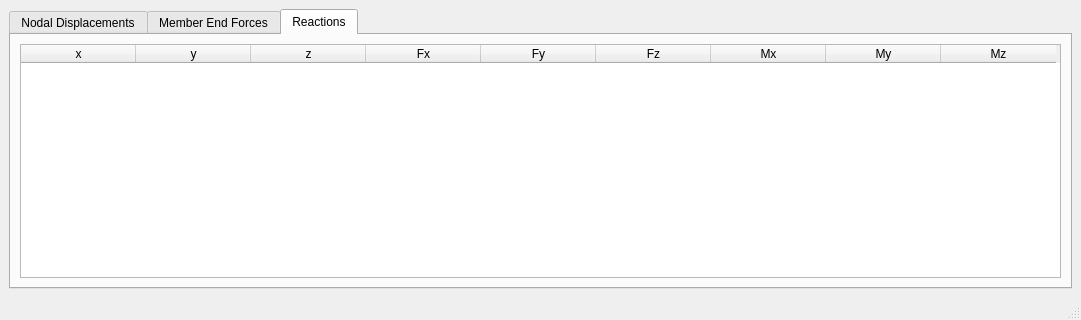
<?xml version="1.0" encoding="UTF-8"?>
<ui version="4.0">
 <class>MainWindow</class>
 <widget class="QMainWindow" name="MainWindow">
  <property name="geometry">
   <rect>
    <x>0</x>
    <y>0</y>
    <width>1081</width>
    <height>320</height>
   </rect>
  </property>
  <property name="windowTitle">
   <string>Results from Direct Stiffness Method</string>
  </property>
  <widget class="QWidget" name="centralwidget">
   <layout class="QGridLayout" name="gridLayout_4">
    <item row="0" column="0">
     <widget class="QTabWidget" name="tabWidget">
      <property name="currentIndex">
       <number>2</number>
      </property>
      <widget class="QWidget" name="responseTab">
       <attribute name="title">
        <string>Nodal Displacements</string>
       </attribute>
       <layout class="QGridLayout" name="gridLayout">
        <item row="0" column="0">
         <layout class="QHBoxLayout" name="horizontalLayout_2">
          <item>
           <widget class="QLabel" name="label">
            <property name="enabled">
             <bool>true</bool>
            </property>
            <property name="sizePolicy">
             <sizepolicy hsizetype="Preferred" vsizetype="Preferred">
              <horstretch>0</horstretch>
              <verstretch>0</verstretch>
             </sizepolicy>
            </property>
            <property name="minimumSize">
             <size>
              <width>0</width>
              <height>25</height>
             </size>
            </property>
            <property name="maximumSize">
             <size>
              <width>336</width>
              <height>25</height>
             </size>
            </property>
            <property name="font">
             <font>
              <pointsize>14</pointsize>
              <weight>50</weight>
              <italic>false</italic>
              <bold>false</bold>
             </font>
            </property>
            <property name="frameShape">
             <enum>QFrame::StyledPanel</enum>
            </property>
            <property name="frameShadow">
             <enum>QFrame::Raised</enum>
            </property>
            <property name="lineWidth">
             <number>5</number>
            </property>
            <property name="midLineWidth">
             <number>5</number>
            </property>
            <property name="text">
             <string>Node Coordinates</string>
            </property>
            <property name="alignment">
             <set>Qt::AlignCenter</set>
            </property>
            <property name="buddy">
             <cstring>displacementTable</cstring>
            </property>
           </widget>
          </item>
          <item>
           <widget class="QLabel" name="label_2">
            <property name="enabled">
             <bool>true</bool>
            </property>
            <property name="sizePolicy">
             <sizepolicy hsizetype="Preferred" vsizetype="Preferred">
              <horstretch>0</horstretch>
              <verstretch>0</verstretch>
             </sizepolicy>
            </property>
            <property name="minimumSize">
             <size>
              <width>0</width>
              <height>25</height>
             </size>
            </property>
            <property name="maximumSize">
             <size>
              <width>335</width>
              <height>25</height>
             </size>
            </property>
            <property name="font">
             <font>
              <pointsize>14</pointsize>
              <weight>50</weight>
              <italic>false</italic>
              <bold>false</bold>
             </font>
            </property>
            <property name="frameShape">
             <enum>QFrame::StyledPanel</enum>
            </property>
            <property name="frameShadow">
             <enum>QFrame::Raised</enum>
            </property>
            <property name="lineWidth">
             <number>5</number>
            </property>
            <property name="midLineWidth">
             <number>5</number>
            </property>
            <property name="text">
             <string>Translations</string>
            </property>
            <property name="alignment">
             <set>Qt::AlignCenter</set>
            </property>
            <property name="buddy">
             <cstring>displacementTable</cstring>
            </property>
           </widget>
          </item>
          <item>
           <widget class="QLabel" name="label_3">
            <property name="enabled">
             <bool>true</bool>
            </property>
            <property name="sizePolicy">
             <sizepolicy hsizetype="Preferred" vsizetype="Preferred">
              <horstretch>0</horstretch>
              <verstretch>0</verstretch>
             </sizepolicy>
            </property>
            <property name="minimumSize">
             <size>
              <width>0</width>
              <height>25</height>
             </size>
            </property>
            <property name="maximumSize">
             <size>
              <width>336</width>
              <height>25</height>
             </size>
            </property>
            <property name="font">
             <font>
              <pointsize>14</pointsize>
              <weight>50</weight>
              <italic>false</italic>
              <bold>false</bold>
             </font>
            </property>
            <property name="frameShape">
             <enum>QFrame::StyledPanel</enum>
            </property>
            <property name="frameShadow">
             <enum>QFrame::Raised</enum>
            </property>
            <property name="lineWidth">
             <number>5</number>
            </property>
            <property name="midLineWidth">
             <number>5</number>
            </property>
            <property name="text">
             <string>Rotations</string>
            </property>
            <property name="alignment">
             <set>Qt::AlignCenter</set>
            </property>
            <property name="buddy">
             <cstring>displacementTable</cstring>
            </property>
           </widget>
          </item>
         </layout>
        </item>
        <item row="1" column="0">
         <widget class="QTableWidget" name="displacementTable">
          <property name="sizePolicy">
           <sizepolicy hsizetype="Preferred" vsizetype="Preferred">
            <horstretch>2</horstretch>
            <verstretch>0</verstretch>
           </sizepolicy>
          </property>
          <property name="minimumSize">
           <size>
            <width>0</width>
            <height>0</height>
           </size>
          </property>
          <property name="font">
           <font>
            <weight>50</weight>
            <bold>false</bold>
           </font>
          </property>
          <property name="verticalScrollBarPolicy">
           <enum>Qt::ScrollBarAsNeeded</enum>
          </property>
          <property name="horizontalScrollBarPolicy">
           <enum>Qt::ScrollBarAlwaysOff</enum>
          </property>
          <property name="sizeAdjustPolicy">
           <enum>QAbstractScrollArea::AdjustToContents</enum>
          </property>
          <property name="editTriggers">
           <set>QAbstractItemView::NoEditTriggers</set>
          </property>
          <property name="tabKeyNavigation">
           <bool>true</bool>
          </property>
          <property name="showDropIndicator" stdset="0">
           <bool>false</bool>
          </property>
          <property name="dragDropOverwriteMode">
           <bool>false</bool>
          </property>
          <property name="alternatingRowColors">
           <bool>true</bool>
          </property>
          <property name="verticalScrollMode">
           <enum>QAbstractItemView::ScrollPerItem</enum>
          </property>
          <property name="gridStyle">
           <enum>Qt::SolidLine</enum>
          </property>
          <property name="sortingEnabled">
           <bool>true</bool>
          </property>
          <attribute name="horizontalHeaderCascadingSectionResizes">
           <bool>true</bool>
          </attribute>
          <attribute name="horizontalHeaderDefaultSectionSize">
           <number>115</number>
          </attribute>
          <attribute name="horizontalHeaderStretchLastSection">
           <bool>false</bool>
          </attribute>
          <column>
           <property name="text">
            <string>x</string>
           </property>
          </column>
          <column>
           <property name="text">
            <string>y</string>
           </property>
          </column>
          <column>
           <property name="text">
            <string>z</string>
           </property>
          </column>
          <column>
           <property name="text">
            <string>dx</string>
           </property>
          </column>
          <column>
           <property name="text">
            <string>dy</string>
           </property>
          </column>
          <column>
           <property name="text">
            <string>dz</string>
           </property>
          </column>
          <column>
           <property name="text">
            <string>rx</string>
           </property>
          </column>
          <column>
           <property name="text">
            <string>ry</string>
           </property>
          </column>
          <column>
           <property name="text">
            <string>rz</string>
           </property>
          </column>
         </widget>
        </item>
       </layout>
      </widget>
      <widget class="QWidget" name="actionsTab">
       <attribute name="title">
        <string>Member End Forces</string>
       </attribute>
       <layout class="QGridLayout" name="gridLayout_2">
        <item row="0" column="0">
         <layout class="QHBoxLayout" name="horizontalLayout_4">
          <item>
           <widget class="Line" name="line">
            <property name="minimumSize">
             <size>
              <width>101</width>
              <height>0</height>
             </size>
            </property>
            <property name="maximumSize">
             <size>
              <width>101</width>
              <height>3</height>
             </size>
            </property>
            <property name="orientation">
             <enum>Qt::Horizontal</enum>
            </property>
           </widget>
          </item>
          <item>
           <widget class="QLabel" name="label_7">
            <property name="minimumSize">
             <size>
              <width>299</width>
              <height>0</height>
             </size>
            </property>
            <property name="maximumSize">
             <size>
              <width>299</width>
              <height>25</height>
             </size>
            </property>
            <property name="font">
             <font>
              <pointsize>14</pointsize>
              <italic>false</italic>
             </font>
            </property>
            <property name="frameShape">
             <enum>QFrame::StyledPanel</enum>
            </property>
            <property name="text">
             <string>Node</string>
            </property>
            <property name="alignment">
             <set>Qt::AlignCenter</set>
            </property>
           </widget>
          </item>
          <item>
           <widget class="QLabel" name="label_8">
            <property name="minimumSize">
             <size>
              <width>299</width>
              <height>0</height>
             </size>
            </property>
            <property name="maximumSize">
             <size>
              <width>299</width>
              <height>25</height>
             </size>
            </property>
            <property name="font">
             <font>
              <pointsize>14</pointsize>
              <italic>false</italic>
             </font>
            </property>
            <property name="frameShape">
             <enum>QFrame::StyledPanel</enum>
            </property>
            <property name="text">
             <string>    Forces</string>
            </property>
            <property name="alignment">
             <set>Qt::AlignCenter</set>
            </property>
           </widget>
          </item>
          <item>
           <widget class="QLabel" name="label_12">
            <property name="minimumSize">
             <size>
              <width>299</width>
              <height>0</height>
             </size>
            </property>
            <property name="maximumSize">
             <size>
              <width>299</width>
              <height>25</height>
             </size>
            </property>
            <property name="font">
             <font>
              <pointsize>14</pointsize>
              <italic>false</italic>
             </font>
            </property>
            <property name="frameShape">
             <enum>QFrame::StyledPanel</enum>
            </property>
            <property name="text">
             <string>Moments</string>
            </property>
            <property name="alignment">
             <set>Qt::AlignCenter</set>
            </property>
           </widget>
          </item>
         </layout>
        </item>
        <item row="1" column="0">
         <widget class="QTableWidget" name="forcesTable">
          <property name="sizePolicy">
           <sizepolicy hsizetype="Preferred" vsizetype="Preferred">
            <horstretch>0</horstretch>
            <verstretch>0</verstretch>
           </sizepolicy>
          </property>
          <property name="minimumSize">
           <size>
            <width>0</width>
            <height>0</height>
           </size>
          </property>
          <property name="maximumSize">
           <size>
            <width>1200</width>
            <height>16777215</height>
           </size>
          </property>
          <property name="horizontalScrollBarPolicy">
           <enum>Qt::ScrollBarAlwaysOff</enum>
          </property>
          <property name="sizeAdjustPolicy">
           <enum>QAbstractScrollArea::AdjustToContents</enum>
          </property>
          <property name="editTriggers">
           <set>QAbstractItemView::NoEditTriggers</set>
          </property>
          <property name="tabKeyNavigation">
           <bool>false</bool>
          </property>
          <property name="showDropIndicator" stdset="0">
           <bool>false</bool>
          </property>
          <property name="dragDropOverwriteMode">
           <bool>false</bool>
          </property>
          <property name="alternatingRowColors">
           <bool>true</bool>
          </property>
          <attribute name="horizontalHeaderDefaultSectionSize">
           <number>104</number>
          </attribute>
          <column>
           <property name="text">
            <string>Member</string>
           </property>
          </column>
          <column>
           <property name="text">
            <string>x</string>
           </property>
          </column>
          <column>
           <property name="text">
            <string>y</string>
           </property>
          </column>
          <column>
           <property name="text">
            <string>z</string>
           </property>
          </column>
          <column>
           <property name="text">
            <string>axial</string>
           </property>
          </column>
          <column>
           <property name="text">
            <string>shear(y)</string>
           </property>
          </column>
          <column>
           <property name="text">
            <string>shear(z)</string>
           </property>
          </column>
          <column>
           <property name="text">
            <string>twisting</string>
           </property>
          </column>
          <column>
           <property name="text">
            <string>bending(y)</string>
           </property>
          </column>
          <column>
           <property name="text">
            <string>bending(z)</string>
           </property>
          </column>
         </widget>
        </item>
       </layout>
      </widget>
      <widget class="QWidget" name="tab">
       <attribute name="title">
        <string>Reactions</string>
       </attribute>
       <layout class="QGridLayout" name="gridLayout_3">
        <item row="0" column="0">
         <widget class="QTableWidget" name="reactionTable">
          <property name="sizePolicy">
           <sizepolicy hsizetype="Preferred" vsizetype="Preferred">
            <horstretch>2</horstretch>
            <verstretch>0</verstretch>
           </sizepolicy>
          </property>
          <property name="minimumSize">
           <size>
            <width>0</width>
            <height>0</height>
           </size>
          </property>
          <property name="font">
           <font>
            <weight>50</weight>
            <bold>false</bold>
           </font>
          </property>
          <property name="verticalScrollBarPolicy">
           <enum>Qt::ScrollBarAsNeeded</enum>
          </property>
          <property name="horizontalScrollBarPolicy">
           <enum>Qt::ScrollBarAlwaysOff</enum>
          </property>
          <property name="sizeAdjustPolicy">
           <enum>QAbstractScrollArea::AdjustToContents</enum>
          </property>
          <property name="editTriggers">
           <set>QAbstractItemView::NoEditTriggers</set>
          </property>
          <property name="tabKeyNavigation">
           <bool>true</bool>
          </property>
          <property name="showDropIndicator" stdset="0">
           <bool>false</bool>
          </property>
          <property name="dragDropOverwriteMode">
           <bool>false</bool>
          </property>
          <property name="alternatingRowColors">
           <bool>true</bool>
          </property>
          <property name="verticalScrollMode">
           <enum>QAbstractItemView::ScrollPerItem</enum>
          </property>
          <property name="gridStyle">
           <enum>Qt::SolidLine</enum>
          </property>
          <property name="sortingEnabled">
           <bool>true</bool>
          </property>
          <attribute name="horizontalHeaderCascadingSectionResizes">
           <bool>true</bool>
          </attribute>
          <attribute name="horizontalHeaderDefaultSectionSize">
           <number>115</number>
          </attribute>
          <attribute name="horizontalHeaderStretchLastSection">
           <bool>false</bool>
          </attribute>
          <column>
           <property name="text">
            <string>x</string>
           </property>
          </column>
          <column>
           <property name="text">
            <string>y</string>
           </property>
          </column>
          <column>
           <property name="text">
            <string>z</string>
           </property>
          </column>
          <column>
           <property name="text">
            <string>Fx</string>
           </property>
          </column>
          <column>
           <property name="text">
            <string>Fy</string>
           </property>
          </column>
          <column>
           <property name="text">
            <string>Fz</string>
           </property>
          </column>
          <column>
           <property name="text">
            <string>Mx</string>
           </property>
          </column>
          <column>
           <property name="text">
            <string>My</string>
           </property>
          </column>
          <column>
           <property name="text">
            <string>Mz</string>
           </property>
          </column>
         </widget>
        </item>
       </layout>
      </widget>
     </widget>
    </item>
   </layout>
  </widget>
  <widget class="QStatusBar" name="statusbar"/>
 </widget>
 <resources/>
 <connections/>
</ui>
